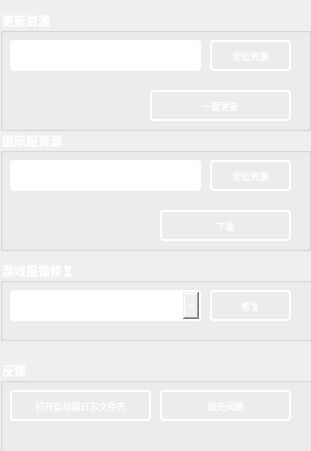
      <widget class="QWidget" name="scrollAreaWidgetContents_5">
       <property name="geometry">
        <rect>
         <x>0</x>
         <y>0</y>
         <width>311</width>
         <height>451</height>
        </rect>
       </property>
       <widget class="QGroupBox" name="UpdateLauncherSrc_GroupBox">
        <property name="geometry">
         <rect>
          <x>0</x>
          <y>10</y>
          <width>311</width>
          <height>121</height>
         </rect>
        </property>
        <property name="font">
         <font>
          <family>微软雅黑</family>
          <weight>75</weight>
          <bold>true</bold>
         </font>
        </property>
        <property name="styleSheet">
         <string notr="true">color: rgb(255, 255, 255);</string>
        </property>
        <property name="title">
         <string>更新资源</string>
        </property>
        <widget class="QPushButton" name="UpdateLauncherSrc_Download_Button">
         <property name="geometry">
          <rect>
           <x>150</x>
           <y>80</y>
           <width>141</width>
           <height>31</height>
          </rect>
         </property>
         <property name="font">
          <font>
           <family>微软雅黑</family>
           <pointsize>7</pointsize>
          </font>
         </property>
         <property name="styleSheet">
          <string notr="true">border: 2px solid white;
border-radius: 4px;</string>
         </property>
         <property name="text">
          <string>一键更新</string>
         </property>
        </widget>
        <widget class="QLineEdit" name="UpdateLauncherSrc_Path_LineEdit">
         <property name="geometry">
          <rect>
           <x>10</x>
           <y>30</y>
           <width>191</width>
           <height>31</height>
          </rect>
         </property>
         <property name="font">
          <font>
           <family>微软雅黑</family>
          </font>
         </property>
         <property name="styleSheet">
          <string notr="true">border: 2px solid white;
border-radius: 4px;</string>
         </property>
        </widget>
        <widget class="QPushButton" name="UpdateLauncherSrc_Look_Button">
         <property name="geometry">
          <rect>
           <x>210</x>
           <y>30</y>
           <width>81</width>
           <height>31</height>
          </rect>
         </property>
         <property name="font">
          <font>
           <family>微软雅黑</family>
           <pointsize>7</pointsize>
          </font>
         </property>
         <property name="styleSheet">
          <string notr="true">border: 2px solid white;
border-radius: 4px;</string>
         </property>
         <property name="text">
          <string>定位资源</string>
         </property>
        </widget>
       </widget>
       <widget class="QGroupBox" name="GameFixed_GroupBox">
        <property name="geometry">
         <rect>
          <x>0</x>
          <y>260</y>
          <width>321</width>
          <height>81</height>
         </rect>
        </property>
        <property name="font">
         <font>
          <family>微软雅黑</family>
          <weight>75</weight>
          <bold>true</bold>
         </font>
        </property>
        <property name="styleSheet">
         <string notr="true">color: rgb(255, 255, 255);</string>
        </property>
        <property name="title">
         <string>游戏报错修复</string>
        </property>
        <widget class="QPushButton" name="GameFixed_Fixed_Button">
         <property name="geometry">
          <rect>
           <x>210</x>
           <y>30</y>
           <width>81</width>
           <height>31</height>
          </rect>
         </property>
         <property name="font">
          <font>
           <family>微软雅黑</family>
           <pointsize>7</pointsize>
          </font>
         </property>
         <property name="styleSheet">
          <string notr="true">border: 2px solid white;
border-radius: 4px;</string>
         </property>
         <property name="text">
          <string>修复</string>
         </property>
        </widget>
        <widget class="QComboBox" name="GameFixed_Mode_ComboBox">
         <property name="geometry">
          <rect>
           <x>10</x>
           <y>30</y>
           <width>191</width>
           <height>31</height>
          </rect>
         </property>
         <property name="styleSheet">
          <string notr="true">border: 2px solid white;
border-radius: 4px;</string>
         </property>
        </widget>
       </widget>
       <widget class="QGroupBox" name="UpdateGuoJiFuSrc_GroupBox">
        <property name="geometry">
         <rect>
          <x>0</x>
          <y>130</y>
          <width>311</width>
          <height>121</height>
         </rect>
        </property>
        <property name="font">
         <font>
          <family>微软雅黑</family>
          <weight>75</weight>
          <bold>true</bold>
         </font>
        </property>
        <property name="styleSheet">
         <string notr="true">color: rgb(255, 255, 255);</string>
        </property>
        <property name="title">
         <string>国际服资源</string>
        </property>
        <widget class="QPushButton" name="UpdateGuoJiFuSrc_Look_Button">
         <property name="geometry">
          <rect>
           <x>210</x>
           <y>30</y>
           <width>81</width>
           <height>31</height>
          </rect>
         </property>
         <property name="font">
          <font>
           <family>微软雅黑</family>
           <pointsize>7</pointsize>
          </font>
         </property>
         <property name="styleSheet">
          <string notr="true">border: 2px solid white;
border-radius: 4px;</string>
         </property>
         <property name="text">
          <string>定位资源</string>
         </property>
        </widget>
        <widget class="QLineEdit" name="UpdateGuoJiFuSrc_Path_LineEdit">
         <property name="geometry">
          <rect>
           <x>10</x>
           <y>30</y>
           <width>191</width>
           <height>31</height>
          </rect>
         </property>
         <property name="font">
          <font>
           <family>微软雅黑</family>
          </font>
         </property>
         <property name="styleSheet">
          <string notr="true">border: 2px solid white;
border-radius: 4px;</string>
         </property>
         <property name="text">
          <string/>
         </property>
        </widget>
        <widget class="QPushButton" name="UpdateGuoJiFuSrc_Download_Button">
         <property name="geometry">
          <rect>
           <x>160</x>
           <y>80</y>
           <width>131</width>
           <height>31</height>
          </rect>
         </property>
         <property name="font">
          <font>
           <family>微软雅黑</family>
           <pointsize>7</pointsize>
          </font>
         </property>
         <property name="styleSheet">
          <string notr="true">border: 2px solid white;
border-radius: 4px;</string>
         </property>
         <property name="text">
          <string>下载</string>
         </property>
        </widget>
       </widget>
       <widget class="QGroupBox" name="Report_GroupBox">
        <property name="geometry">
         <rect>
          <x>0</x>
          <y>360</y>
          <width>321</width>
          <height>131</height>
         </rect>
        </property>
        <property name="font">
         <font>
          <family>微软雅黑</family>
          <weight>75</weight>
          <bold>true</bold>
         </font>
        </property>
        <property name="styleSheet">
         <string notr="true">color: rgb(255, 255, 255);</string>
        </property>
        <property name="title">
         <string>反馈</string>
        </property>
        <widget class="QPushButton" name="Report_Report_Button">
         <property name="geometry">
          <rect>
           <x>160</x>
           <y>30</y>
           <width>131</width>
           <height>31</height>
          </rect>
         </property>
         <property name="font">
          <font>
           <family>微软雅黑</family>
           <pointsize>7</pointsize>
          </font>
         </property>
         <property name="styleSheet">
          <string notr="true">border: 2px solid white;
border-radius: 4px;</string>
         </property>
         <property name="text">
          <string>提交问题</string>
         </property>
        </widget>
        <widget class="QPushButton" name="Report_OpenLog_Button">
         <property name="geometry">
          <rect>
           <x>10</x>
           <y>30</y>
           <width>141</width>
           <height>31</height>
          </rect>
         </property>
         <property name="font">
          <font>
           <family>微软雅黑</family>
           <pointsize>7</pointsize>
          </font>
         </property>
         <property name="styleSheet">
          <string notr="true">border: 2px solid white;
border-radius: 4px;</string>
         </property>
         <property name="text">
          <string>打开启动器日志文件夹</string>
         </property>
        </widget>
       </widget>
      </widget>
